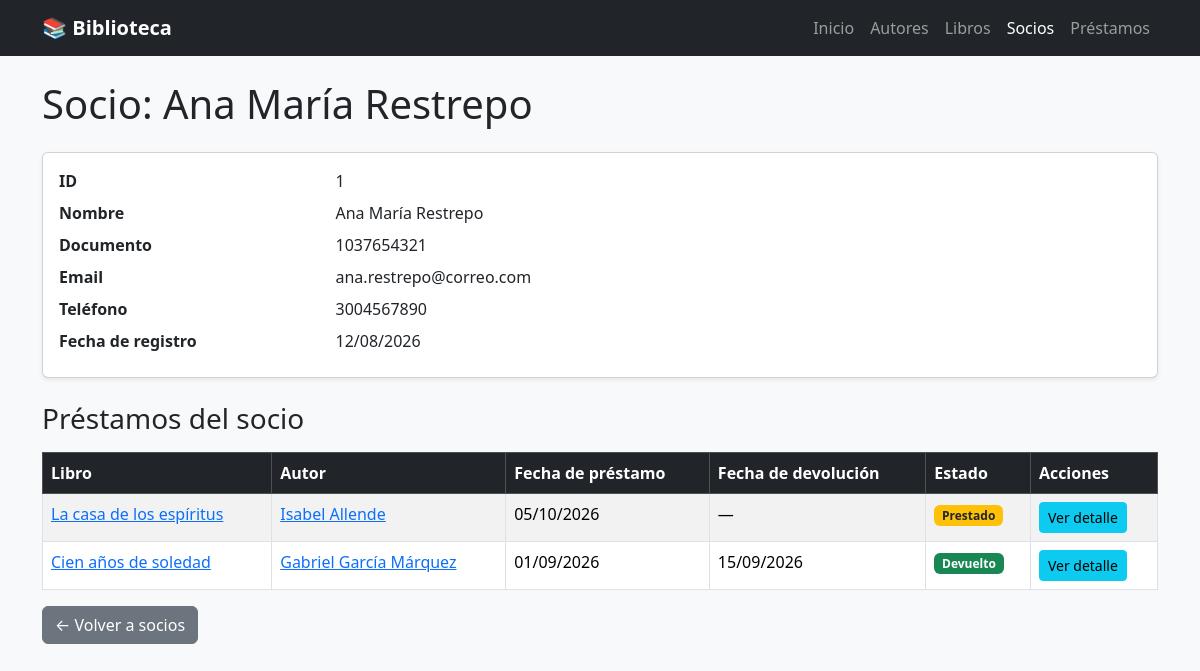
Screenshot of /socios/1/ with the database file from the repository.
### gestion/models.py (models this page shows, shortened)
class Socio(models.Model):
    nombre = models.CharField(max_length=100)
    documento = models.CharField(max_length=20, unique=True)
    email = models.EmailField()
    telefono = models.CharField(max_length=20, blank=True)
    fecha_registro = models.DateField(auto_now_add=True)

class Prestamo(models.Model):
    libro = models.ForeignKey(Libro, on_delete=models.CASCADE, related_name='prestamos')
    socio = models.ForeignKey(Socio, on_delete=models.CASCADE, related_name='prestamos')
    fecha_prestamo = models.DateField(auto_now_add=True)
    fecha_devolucion = models.DateField(null=True, blank=True)
    devuelto = models.BooleanField(default=False)

class Libro(models.Model):
    titulo = models.CharField(max_length=200)
    isbn = models.CharField(max_length=13, unique=True)
    anio_publicacion = models.PositiveIntegerField()
    copias_disponibles = models.PositiveIntegerField(default=1)
    autor = models.ForeignKey(Autor, on_delete=models.CASCADE, related_name='libros')

class Autor(models.Model):
    nombre = models.CharField(max_length=100)
    nacionalidad = models.CharField(max_length=50, blank=True)
    class Meta:
        verbose_name_plural = "Autores"

### gestion/views.py (the view)
# urls.py: path('socios/<int:pk>/', views.detalle_socio, name='detalle_socio'),
def detalle_socio(request, pk):
    socio = get_object_or_404(Socio, pk=pk)
    prestamos = socio.prestamos.select_related('libro', 'libro__autor').order_by('-fecha_prestamo')
    return render(request, 'gestion/socio_detail.html', {'socio': socio, 'prestamos': prestamos})

### gestion/templates/gestion/socio_detail.html (shortened to what this page needs)
{% extends 'gestion/base.html' %}
{% block content %}
<h1 class="mb-4">Socio: {{ socio.nombre }}</h1>
<div class="card shadow-sm mb-4">
    <div class="card-body">
        <dl class="row mb-0">
            <dt class="col-sm-3">ID</dt>
            <dd class="col-sm-9">{{ socio.id }}</dd>
            <dt class="col-sm-3">Nombre</dt>
            <dd class="col-sm-9">{{ socio.nombre }}</dd>
            <dt class="col-sm-3">Documento</dt>
            <dd class="col-sm-9">{{ socio.documento }}</dd>
            <dt class="col-sm-3">Email</dt>
            <dd class="col-sm-9">{{ socio.email }}</dd>
            <dt class="col-sm-3">Teléfono</dt>
            <dd class="col-sm-9">{{ socio.telefono|default:"—" }}</dd>
            <dt class="col-sm-3">Fecha de registro</dt>
            <dd class="col-sm-9">{{ socio.fecha_registro|date:"d/m/Y" }}</dd>
        </dl>
    </div>
</div>
<h3 class="mb-3">Préstamos del socio</h3>
<table class="table table-striped table-hover table-bordered bg-white">
    <thead class="table-dark">
        <tr>
            <th>Libro</th>
            <th>Autor</th>
            <th>Fecha de préstamo</th>
            <th>Fecha de devolución</th>
            <th>Estado</th>
            <th>Acciones</th>
        </tr>
    </thead>
    <tbody>
        {% for prestamo in prestamos %}
        <tr>
            <td><a href="{% url 'detalle_libro' prestamo.libro.pk %}">{{ prestamo.libro.titulo }}</a></td>
            <td><a href="{% url 'detalle_autor' prestamo.libro.autor.pk %}">{{ prestamo.libro.autor.nombre }}</a></td>
            <td>{{ prestamo.fecha_prestamo|date:"d/m/Y" }}</td>
            <td>{{ prestamo.fecha_devolucion|date:"d/m/Y"|default:"—" }}</td>
            <td>
                {% if prestamo.devuelto %}<span class="badge bg-success">Devuelto</span>
                {% else %}<span class="badge bg-warning text-dark">Prestado</span>{% endif %}
            </td>
            <td><a href="{% url 'detalle_prestamo' prestamo.pk %}" class="btn btn-info btn-sm">Ver detalle</a></td>
        </tr>
        {% empty %}
        <tr><td colspan="6" class="text-center">Este socio no tiene préstamos registrados.</td></tr>
        {% endfor %}
    </tbody>
</table>
<a href="{% url 'lista_socios' %}" class="btn btn-secondary">&larr; Volver a socios</a>
{% endblock %}

### rows the page displays
Socio: nombre "Ana María Restrepo", id "1", documento "1037654321", email "ana.restrepo@correo.com", telefono "3004567890", fecha_registro "12/08/2026"
Prestamo: libro.titulo "La casa de los espíritus", libro.autor.nombre "Isabel Allende", fecha_prestamo "05/10/2026", fecha_devolucion "—", devuelto "Prestado"
Prestamo: libro.titulo "Cien años de soledad", libro.autor.nombre "Gabriel García Márquez", fecha_prestamo "01/09/2026", fecha_devolucion "15/09/2026", devuelto "Devuelto"
